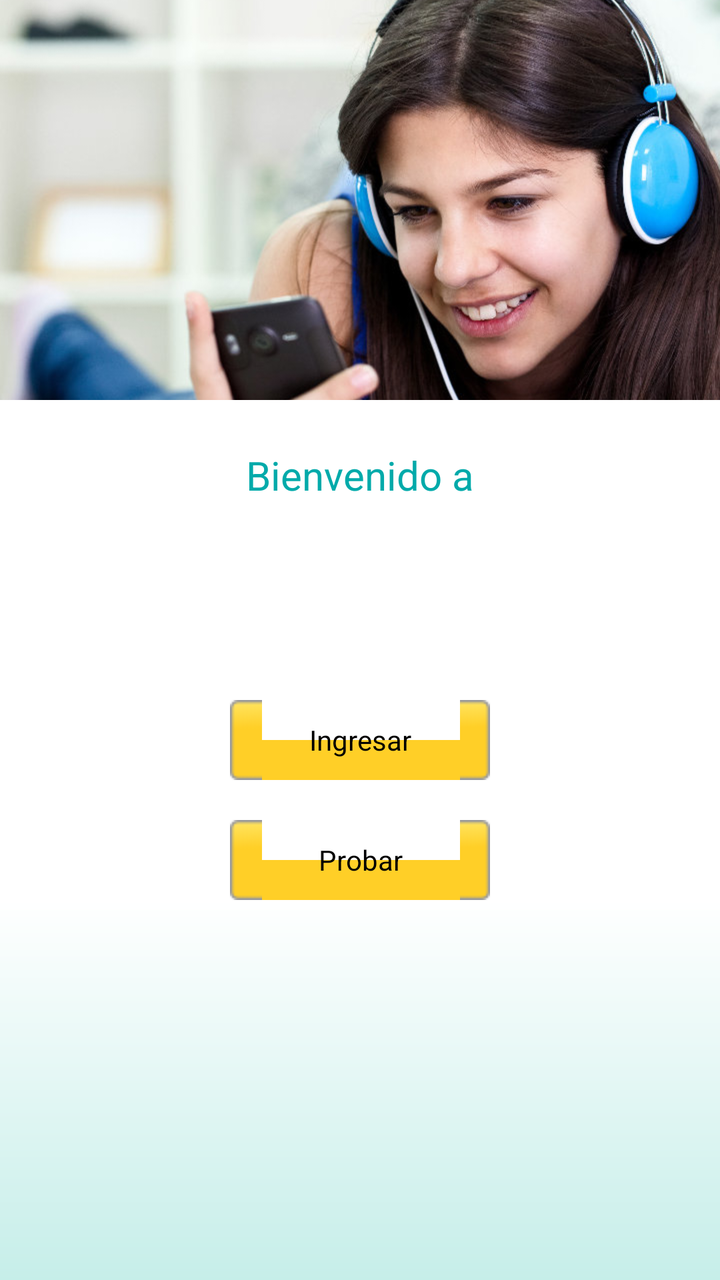
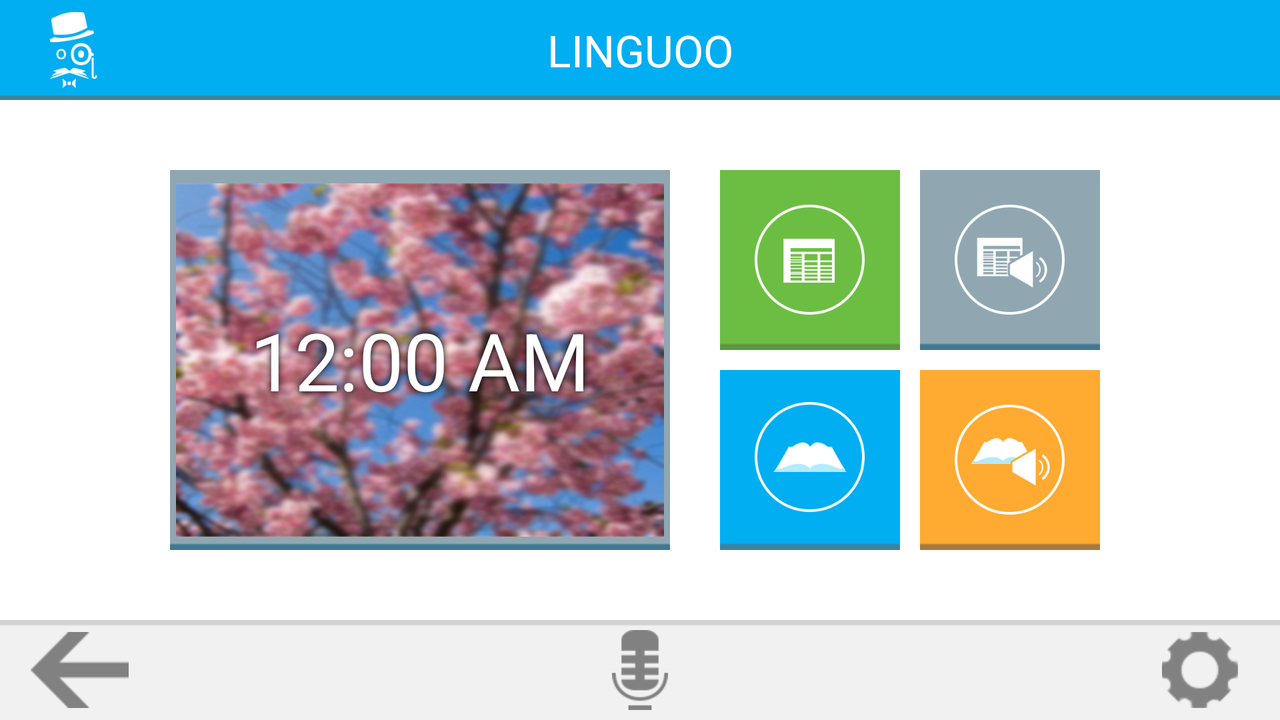

Compare how this app lays out the same screen by default and in its alternative resource folder. The renders come first, then the two layout files and the values they reference.
<!-- AndroidManifest.xml: application theme android:Theme.NoTitleBar.Fullscreen -->
<!-- res/layout/main_linguoo.xml -->
<RelativeLayout xmlns:android="http://schemas.android.com/apk/res/android"
    xmlns:tools="http://schemas.android.com/tools"
    android:id="@+id/RelativeLayout1"
    android:layout_width="fill_parent"
    android:layout_height="fill_parent"
    android:background="#FFFFFFFF"
    tools:context=".LinguooActivity" >

    <LinearLayout
        android:id="@+id/layout_header"
        android:layout_width="fill_parent"
        android:layout_height="200dp"
        android:layout_alignParentTop="true"
        android:layout_centerHorizontal="true"
        android:background="#FF808080"
        android:orientation="vertical" >

        <ImageView
            android:id="@+id/imgHeader"
            android:layout_width="wrap_content"
            android:layout_height="wrap_content"
            android:scaleType="centerCrop"
            android:src="@drawable/img_1" />
    </LinearLayout>

    <LinearLayout
        android:id="@+id/linearLayout1"
        android:layout_width="fill_parent"
        android:layout_height="150dp"
        android:layout_below="@+id/layout_header"
        android:layout_centerHorizontal="true"
        android:gravity="center"
        android:orientation="vertical" >

        <TextView
            android:id="@+id/textView1"
            android:layout_width="wrap_content"
            android:layout_height="wrap_content"
            android:text="Bienvenido a"
            android:textColor="#FF00aaaa"
            android:textSize="20sp" />

        <ImageView
            android:id="@+id/imageView1"
            android:layout_width="wrap_content"
            android:layout_height="75dp"
            android:src="@drawable/logo" />
    </LinearLayout>

    <LinearLayout
        android:id="@+id/linearLayout2"
        android:layout_width="match_parent"
        android:layout_height="100dp"
        android:layout_alignParentLeft="true"
        android:layout_below="@+id/linearLayout1"
        android:gravity="center"
        android:orientation="vertical" >

        <Button
            android:id="@+id/btn_logreg"
            android:layout_width="130dp"
            android:layout_height="40dp"
            android:layout_marginBottom="10dp"
            android:background="@drawable/button"
            android:text="Ingresar"
            android:textSize="14sp" />

        <Button
            android:id="@+id/btn_testver"
            android:layout_width="130dp"
            android:layout_height="40dp"
            android:layout_marginTop="10dp"
            android:background="@drawable/button"
            android:text="Probar"
            android:textSize="14sp" />
    </LinearLayout>

    <LinearLayout
        android:layout_width="fill_parent"
        android:layout_height="fill_parent"
        android:layout_below="@+id/linearLayout2"
        android:layout_centerHorizontal="true"
        android:background="@drawable/main_gradient"
        android:orientation="vertical" >

    </LinearLayout>

</RelativeLayout>
<!-- resources referenced by this layout -->
<resources>
  <!-- drawable button (drawable) -->
  <?xml version="1.0" encoding="utf-8"?>
  
  <selector xmlns:android="http://schemas.android.com/apk/res/android">
      <item android:drawable="@drawable/button_pressed_32"  
            android:state_selected="true"/>
      <item android:drawable="@drawable/button_pressed_32"  
            android:state_pressed="true"/>
  	<item android:drawable="@drawable/button_32"/>
  </selector>
  <!-- drawable img_1: jpg bitmap (drawable, 61901 bytes) -->
  <!-- drawable logo: png bitmap (drawable, 5079 bytes) -->
  <!-- drawable main_gradient (drawable) -->
  <?xml version="1.0" encoding="utf-8"?>
  
  <shape xmlns:android="http://schemas.android.com/apk/res/android" android:shape="rectangle" >
      <gradient 
          android:endColor="#FFFFFF"
          android:startColor="#c6eee9"
          android:angle="90"/>
      <corners 
          android:radius="0dp"/>
  </shape>
  <!-- drawable button_pressed_32: png bitmap (drawable, 583 bytes) -->
  <!-- drawable button_32: png bitmap (drawable, 569 bytes) -->
</resources>
<!-- res/layout-land/main_linguoo.xml (the repository's variant of the layout above) -->
<!-- drawn on the phone turned sideways -->
<LinearLayout xmlns:android="http://schemas.android.com/apk/res/android"
    xmlns:tools="http://schemas.android.com/tools"
    android:id="@+id/LinearLayout1"
    android:layout_width="fill_parent"
    android:layout_height="fill_parent"
    android:background="#FFFFFF"
    android:orientation="vertical"
    tools:context=".LinguooActivity" >

    <RelativeLayout
        android:layout_width="match_parent"
        android:layout_height="wrap_content"
        android:layout_weight="1"
        android:orientation="vertical" >

        <LinearLayout
            android:layout_width="fill_parent"
            android:layout_height="50dp"
            android:layout_alignParentTop="true"
            android:background="@drawable/azul"
            android:padding="6dp" >

            <ImageView
                android:id="@+id/imgLogoT"
                android:layout_width="50dp"
                android:layout_height="fill_parent"
                android:layout_marginLeft="5dp"
                android:src="@drawable/logo" />

            <TextView
                android:id="@+id/mainTitle"
                android:layout_width="fill_parent"
                android:layout_height="fill_parent"
                android:layout_weight="1"
                android:gravity="center"
                android:text="LINGUOO"
                android:textAppearance="?android:attr/textAppearanceLarge" />

            <LinearLayout
                android:layout_width="50dp"
                android:layout_height="fill_parent"
                android:layout_marginRight="5dp" >

            </LinearLayout>

        </LinearLayout>

        <LinearLayout
            android:layout_width="fill_parent"
            android:layout_height="fill_parent"
            android:layout_centerHorizontal="true"
            android:layout_centerVertical="true"
            android:layout_marginBottom="55dp"
            android:layout_marginTop="55dp"
            android:gravity="center"
            android:orientation="vertical" >

            <LinearLayout
                android:layout_width="500dp"
                android:layout_height="200dp"
                android:gravity="center"
                android:orientation="horizontal" >

                <LinearLayout
                    android:layout_width="250dp"
                    android:layout_height="200dp"
                    android:layout_gravity="center"
                    android:layout_marginRight="20dp"
                    android:gravity="center"
                    android:orientation="vertical" >

                    <RelativeLayout
                        android:layout_width="fill_parent"
                        android:layout_height="fill_parent"
                        android:layout_gravity="center_vertical"
                        android:orientation="vertical"
                        android:paddingBottom="5dp" >

                        <ImageView
                            android:id="@+id/imageView1"
                            android:layout_width="410dp"
                            android:layout_height="410dp"
                            android:layout_centerInParent="true"
                            android:layout_gravity="center"
                            android:layout_marginTop="5dp"
                            android:background="@drawable/gris"
                            android:src="@drawable/celuland" />

                        <DigitalClock
                            android:id="@+id/digitalClock1"
                            android:layout_width="wrap_content"
                            android:layout_height="wrap_content"
                            android:layout_centerInParent="true"
                            android:shadowColor="#000000"
                            android:shadowRadius="8"
                            android:text="DigitalClock"
                            android:textColor="#FFFFFF"
                            android:textSize="40sp" />
                    </RelativeLayout>

                </LinearLayout>

                <LinearLayout
                    android:layout_width="200dp"
                    android:layout_height="200dp"
                    android:layout_gravity="center"
                    android:gravity="center"
                    android:orientation="vertical" >

                    <LinearLayout
                        android:layout_width="fill_parent"
                        android:layout_height="100dp"
                        android:layout_gravity="center"
                        android:gravity="center_horizontal" >

                        <LinearLayout
                            android:layout_width="90dp"
                            android:layout_height="90dp"
                            android:layout_gravity="center_vertical"
                            android:layout_margin="5dp"
                            android:background="@drawable/green"
                            android:baselineAligned="false"
                            android:gravity="center_horizontal" >

                            <ImageView
                                android:id="@+id/imgNoti"
                                android:layout_width="55dp"
                                android:layout_height="55dp"
                                android:layout_gravity="center"
                                android:adjustViewBounds="true"
                                android:src="@drawable/noticias" />
                        </LinearLayout>

                        <LinearLayout
                            android:layout_width="90dp"
                            android:layout_height="90dp"
                            android:layout_gravity="center_vertical"
                            android:layout_margin="5dp"
                            android:background="@drawable/gris"
                            android:baselineAligned="false"
                            android:gravity="center_horizontal" >

                            <ImageView
                                android:id="@+id/imgANoti"
                                android:layout_width="55dp"
                                android:layout_height="55dp"
                                android:layout_gravity="center"
                                android:adjustViewBounds="true"
                                android:src="@drawable/audionoticias" />
                        </LinearLayout>
                    </LinearLayout>

                    <LinearLayout
                        android:layout_width="fill_parent"
                        android:layout_height="100dp"
                        android:layout_gravity="center"
                        android:gravity="center_horizontal" >

                        <LinearLayout
                            android:layout_width="90dp"
                            android:layout_height="90dp"
                            android:layout_gravity="center_vertical"
                            android:layout_margin="5dp"
                            android:background="@drawable/azul"
                            android:baselineAligned="false"
                            android:gravity="center_horizontal" >

                            <ImageView
                                android:id="@+id/imgBook"
                                android:layout_width="55dp"
                                android:layout_height="55dp"
                                android:layout_gravity="center"
                                android:adjustViewBounds="true"
                                android:src="@drawable/libros" />
                        </LinearLayout>

                        <LinearLayout
                            android:layout_width="90dp"
                            android:layout_height="90dp"
                            android:layout_gravity="center_vertical"
                            android:layout_margin="5dp"
                            android:background="@drawable/naranja"
                            android:baselineAligned="false"
                            android:gravity="center_horizontal" >

                            <ImageView
                                android:id="@+id/imgABook"
                                android:layout_width="55dp"
                                android:layout_height="55dp"
                                android:layout_gravity="center"
                                android:adjustViewBounds="true"
                                android:src="@drawable/audiolibros" />
                        </LinearLayout>
                    </LinearLayout>
                </LinearLayout>

            </LinearLayout>

        </LinearLayout>

        <LinearLayout
            android:layout_width="fill_parent"
            android:layout_height="50dp"
            android:layout_alignParentBottom="true"
            android:background="@drawable/softgris"
            android:padding="5dp" >

            <LinearLayout
                android:layout_width="60dp"
                android:layout_height="fill_parent"
                android:layout_marginLeft="5dp"
                android:gravity="center" >

                <ImageView
                    android:id="@+id/imgBack"
                    android:layout_width="wrap_content"
                    android:layout_height="wrap_content"
                    android:layout_gravity="center"
                    android:layout_margin="1dp"
                    android:adjustViewBounds="true"
                    android:src="@drawable/atras" />
            </LinearLayout>

            <LinearLayout
                android:layout_width="fill_parent"
                android:layout_height="fill_parent"
                android:layout_weight="1" >

                <ImageView
                    android:id="@+id/imgLogoB"
                    android:layout_width="fill_parent"
                    android:layout_height="fill_parent"
                    android:src="@drawable/mic"
                    android:visibility="visible" />

            </LinearLayout>

            <LinearLayout
                android:layout_width="60dp"
                android:layout_height="fill_parent"
                android:layout_marginRight="5dp"
                android:gravity="center" >

                <ImageView
                    android:id="@+id/imgConf"
                    android:layout_width="wrap_content"
                    android:layout_height="wrap_content"
                    android:layout_gravity="center"
                    android:layout_margin="1dp"
                    android:adjustViewBounds="true"
                    android:src="@drawable/configuracion" />
            </LinearLayout>
        </LinearLayout>
    </RelativeLayout>
    
</LinearLayout>
<!-- resources referenced by the variant -->
<!-- as the phone turned sideways resolves them -->
<resources>
  <!-- drawable atras: png bitmap (drawable, 3477 bytes) -->
  <!-- drawable audiolibros: png bitmap (drawable, 11489 bytes) -->
  <!-- drawable audionoticias: png bitmap (drawable, 10938 bytes) -->
  <!-- drawable azul: png bitmap (drawable, 213 bytes) -->
  <!-- drawable celuland: jpg bitmap (drawable, 107803 bytes) -->
  <!-- drawable configuracion: png bitmap (drawable, 4476 bytes) -->
  <!-- drawable green: png bitmap (drawable, 213 bytes) -->
  <!-- drawable gris: png bitmap (drawable, 213 bytes) -->
  <!-- drawable libros: png bitmap (drawable, 10164 bytes) -->
  <!-- drawable logo: png bitmap (drawable, 5079 bytes) -->
  <!-- drawable mic: png bitmap (drawable, 3927 bytes) -->
  <!-- drawable naranja: png bitmap (drawable, 213 bytes) -->
  <!-- drawable noticias: png bitmap (drawable, 9319 bytes) -->
  <!-- drawable softgris: png bitmap (drawable, 203 bytes) -->
</resources>
